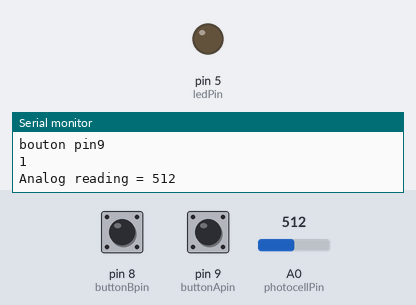
Recording of a sketch running on a simulated Arduino Uno, built with avr-gcc and run on an emulated ATmega328P. Parts: output pins drawn as LEDs (lit = HIGH), the last lines printed to the serial monitor. Dashed ring = blinking. The test bench sets the inputs (shaded band); at power-on: A0 (photocellPin) = 512, pin 8 (buttonBpin) HIGH, pin 9 (buttonApin) HIGH.

Above: at 1.2 s.
1.3 s: A0 (photocellPin) set to 481
At 2.2 s:
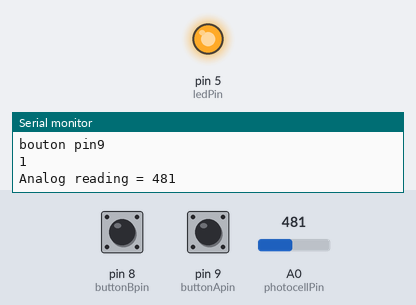
2.8 s: pin 8 (buttonBpin) pulled LOW for 0.15 s
At 3.9 s:
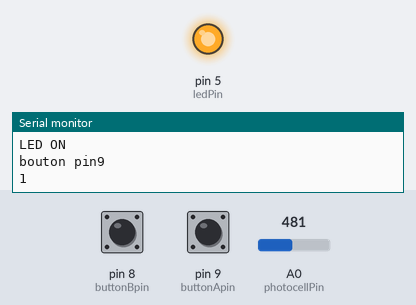
4.4 s: pin 8 (buttonBpin) pulled LOW for 1 s
At 5.2 s:
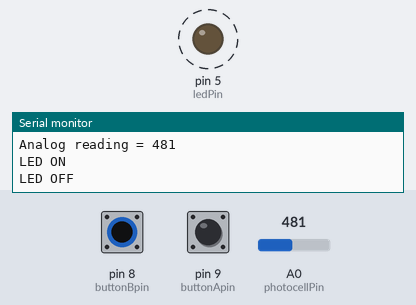
8.4 s: pin 8 (buttonBpin) pulled LOW for 3.2 s
At 12.6 s:
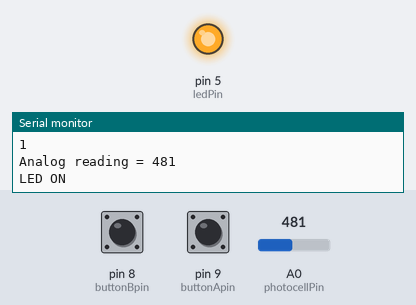
13.1 s: pin 8 (buttonBpin) pulsed LOW 2 times (0.12 s each, 0.3 s apart)
Timing chart, 0 to 16.1 s (numbered marks = the images above; inputs shaded):
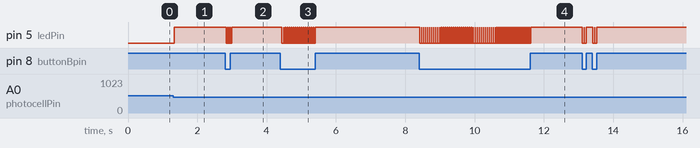

Measured:
- the behaviour switches between 500 and 499 on A0 (photocellPin) (found by bisection; images 0 and 1)
- after the input at 1.3 s, pin 5 (ledPin): LOW → HIGH at once
- after the input at 2.8 s, pin 5 (ledPin): alternates HIGH for 0.01 s and LOW for 0.05 s, 6 changes in all, then stays HIGH, starting at once
- after the input at 4.4 s, pin 5 (ledPin): alternates HIGH for 0.01 s and LOW for 0.05 s, 34 changes in all, then stays HIGH, starting at once
- after the input at 8.4 s, pin 5 (ledPin): alternates HIGH for 0.01 s and LOW for 0.05 s, 112 changes in all, then stays HIGH, starting at once

The sketch:

Adafruit-lesson6.ino
```cpp
/*
Adafruit Arduino - Lesson 6. Inputs
*/

int ledPin = 5;
int buttonApin = 9;
int buttonBpin = 8;
int photocellPin = 0;     // the cell and 10K pulldown are connected to a0
int photocellReading;     // the analog reading from the sensor divider
byte leds = 0;

void setup()
{
  pinMode(ledPin, OUTPUT);
  pinMode(buttonApin, INPUT_PULLUP);
  pinMode(buttonBpin, INPUT_PULLUP);
  Serial.begin(9600);
  Serial.println("Serial setup lesson 6");
}

void loop()
{
  Serial.println("bouton pin9");
  Serial.println(digitalRead(buttonApin));
  photocellReading = analogRead(photocellPin);
  Serial.print("Analog reading = ");
  Serial.println(photocellReading);

  if (photocellReading<500)
  {
    digitalWrite(ledPin, HIGH);
    Serial.println("LED ON");
  }
  if (digitalRead(buttonBpin) == LOW)
  {
    digitalWrite(ledPin, LOW);
    Serial.println("LED OFF");
  }
}
```
